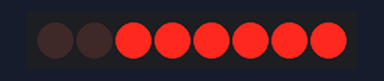
Bench run of a sketch on a simulated Arduino Uno, built with avr-gcc and run on an emulated ATmega328P. Parts: 8 shift-register outputs drawn as a row of LEDs (first output left, lit = HIGH). Wiring (inferred from the names in the program): shift register (74HC595): data pin 2; shift clock pin 5; latch pin 4. Wiring (inferred from the signals the program sends): row of LEDs: on Q0, Q1, Q2, Q3, Q4, Q5, Q6, Q7.

Above: at 0.5 s.
At 2.5 s:
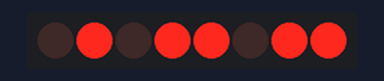
At 3.5 s:
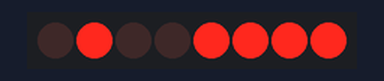
At 5.5 s:
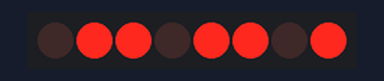
At 8.5 s:
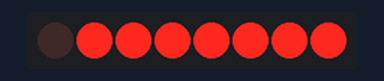
At 11.5 s:
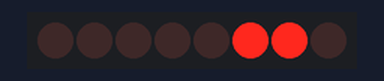
Timing chart, 0 to 13.0 s (numbered marks = the images above):
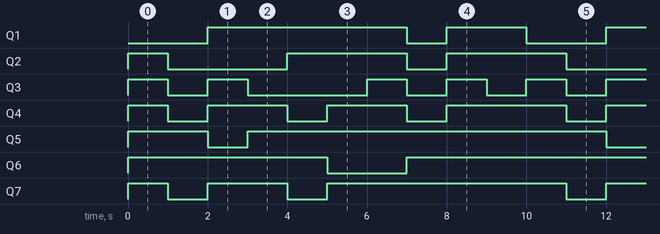

Measured:
- by itself, Q1: repeats every 10.0 s: LOW 1.0 s, HIGH 2.0 s, LOW 2.0 s, HIGH 5.0 s
- by itself, Q2: repeats every 10.0 s: LOW 3.0 s, HIGH 3.0 s, LOW 1.0 s, HIGH 3.0 s
- by itself, Q3: repeats every 10.0 s: LOW 1.0 s, HIGH 1.0 s, LOW 3.0 s, 2 × (HIGH 1.0 s, LOW 1.0 s), HIGH 1.0 s
- by itself, Q4: repeats every 10.0 s: 2 × (LOW 1.0 s, HIGH 2.0 s), LOW 1.0 s, HIGH 3.0 s
- by itself, Q5: repeats every 10.0 s: LOW 1.0 s, HIGH 9.0 s
- by itself, Q6: repeats every 10.0 s: LOW 2.0 s, HIGH 8.0 s
- by itself, Q7: repeats every 10.0 s: LOW 1.0 s, HIGH 2.0 s, LOW 1.0 s, HIGH 6.0 s

The sketch:

lesson_15.ino
```cpp
int latchPin = 4;
int clockPin = 5;
int dataPin = 2; //这里定义了那三个脚
void setup ()
{
  pinMode(latchPin,OUTPUT);
  pinMode(clockPin,OUTPUT);
  pinMode(dataPin,OUTPUT); //让三个脚都是输出状态
}
void loop()
{

  int a[10]={
    246,254,224,190,182,102,242,218,96,252};   //定义功能数组，数组依次为数码管得定义
  for(int x=9; x>-1 ;x-- )                        //倒数功能循环
  {
    digitalWrite(latchPin,LOW);
    shiftOut(dataPin,clockPin,MSBFIRST,a[x]);     //显示数组a[x]
    digitalWrite(latchPin,HIGH);
    delay(1000);
  }
}
```
